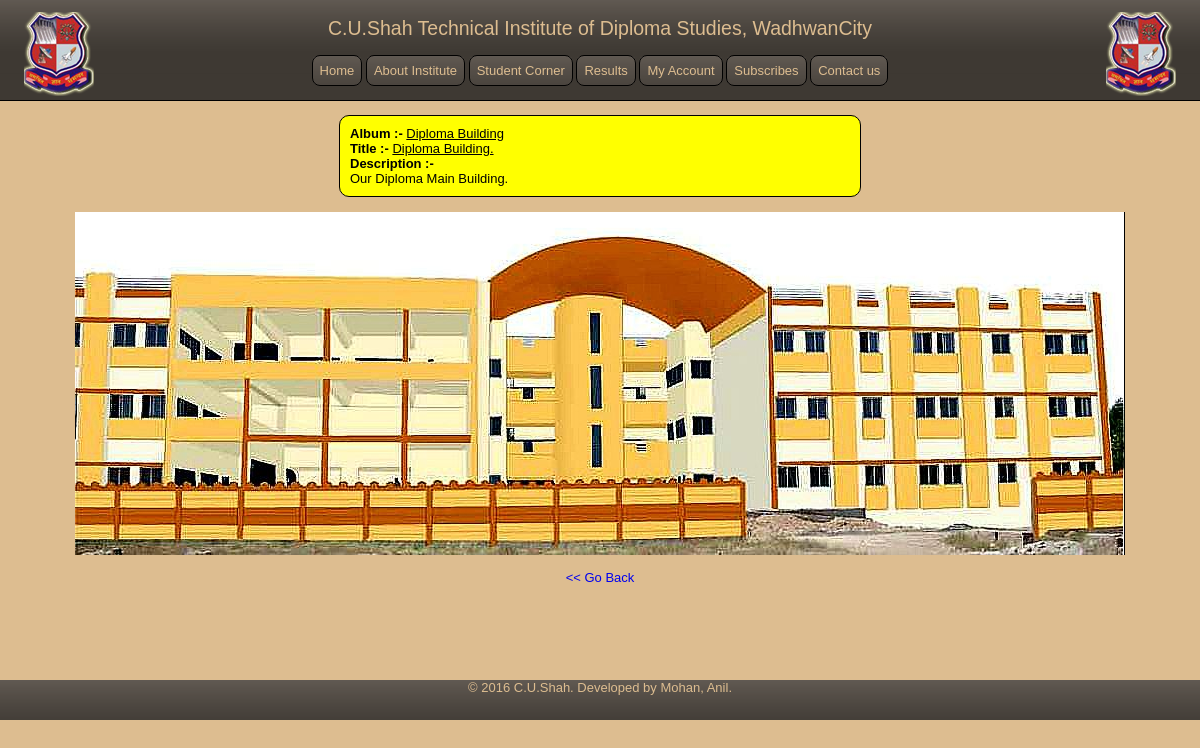
Screenshot of /gallery.php?album=diploma building&t=photos&id=1 with the database file from the repository.
### tables this page shows
CREATE TABLE IF NOT EXISTS `photos` (
  `id` int(4) NOT NULL AUTO_INCREMENT,
  `ptitle` text,
  `pdesc` text,
  `album` text,
  `plink` text,
  `public` text,
  UNIQUE KEY `id` (`id`)
);

### gallery.php (the view, shortened to what this page needs)
<?php include_once "import.php"; ?><html>
<head>
</head>
<body>
	<?php include_once "topbar.php"; ?>
        <?php
        if(isset($_GET['album']) && isset($_GET['t']) && isset($_GET['id'])) {
            $album=strtolower($_GET['album']);$t=strtolower($_GET['t']);$id=strtolower($_GET['id']);
            $search=mysql_query("select * from $t where id='$id'");
            if(cerr()) {
            $row=mysql_fetch_row($search);
            echo "<div class='content'>";
        ?>
        <center><div id='warning' style="text-align:left">
            <b>Album :- </b><u><?=ucwords($album)?></u><br/>
            <b>Title :- </b><u><?=ucwords($row[1])?></u><br/>
            <b>Description :- </b><br/><?=ucwords($row[2])?><br/>
        </div><br/>
        <img src="<?=($t=="videos"?$row[5]:$row[4])?>"/><br/><br/>
        <a href="javascript:history.back(0)"><< Go Back</a>
        </center>
        <?php
            echo "</div>";
            } else {
                ms_err("1");
            }
        }
        ?>
	<?php include_once "bottombar.php"; ?>
</body>
</html>

### style.css (style rules this page uses)
* { margin:0px; padding:0px; font: Tahoma, Geneva, sans-serif; }
body { font: normal 1.0em sans-serif; line-height: 1.5em; background:#ddbd90; color:url(img/bg.gif); font: 13px Tahoma, Geneva, sans-serif; }
.content { margin-top:15px; margin-bottom:15px; word-wrap:break-word; padding:15px;margin-bottom:80px; }
#warning { font: 13px Tahoma, Geneva, sans-serif; width:500px; padding:10px; background:yellow; border:1px solid yellow; border-radius:10px;-moz-border-radius:10px;border:1px solid black; }
.content a { text-decoration:none; }

### rows the page displays
photos: ptitle "Diploma Building.", pdesc "Our Diploma Main Building.", plink (picture)

### other values shown
$album "Diploma Building"
